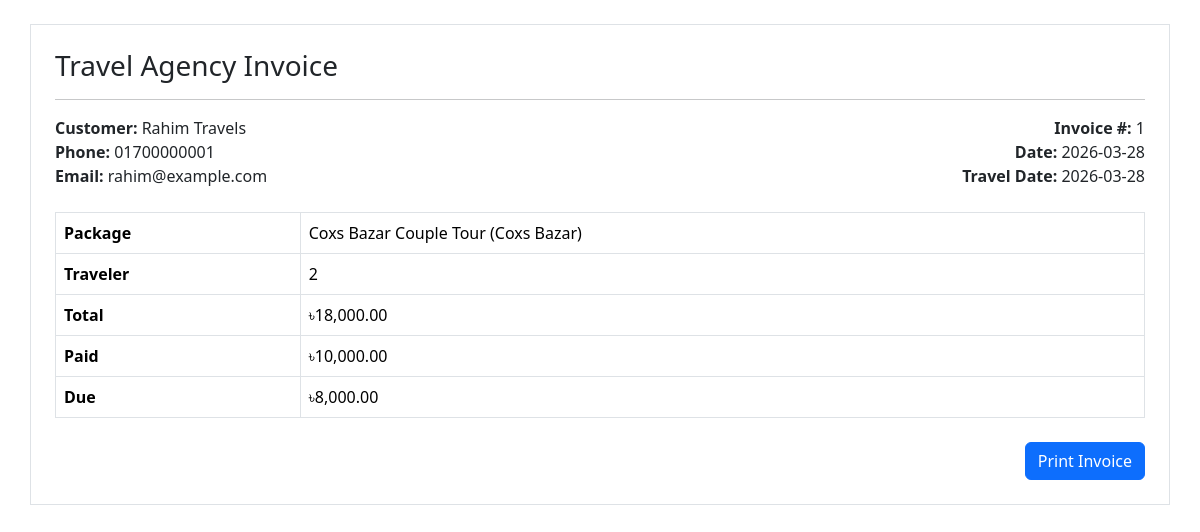
The page /invoice.php?id=1 (signed in) on the database its author committed.
### tables this page shows
CREATE TABLE IF NOT EXISTS bookings (
    id INT AUTO_INCREMENT PRIMARY KEY,
    customer_id INT NOT NULL,
    package_id INT NOT NULL,
    travel_date DATE NOT NULL,
    traveler_count INT NOT NULL,
    total_price DECIMAL(12,2) NOT NULL,
    paid_amount DECIMAL(12,2) NOT NULL DEFAULT 0,
    due_amount DECIMAL(12,2) NOT NULL DEFAULT 0,
    status ENUM('paid','partial') DEFAULT 'partial',
    created_at TIMESTAMP DEFAULT CURRENT_TIMESTAMP,
    CONSTRAINT fk_booking_customer FOREIGN KEY (customer_id) REFERENCES customers(id) ON DELETE CASCADE,
    CONSTRAINT fk_booking_package FOREIGN KEY (package_id) REFERENCES packages(id) ON DELETE CASCADE
);

CREATE TABLE IF NOT EXISTS customers (
    id INT AUTO_INCREMENT PRIMARY KEY,
    name VARCHAR(150) NOT NULL,
    phone VARCHAR(30) NOT NULL,
    email VARCHAR(150),
    address TEXT,
    created_at TIMESTAMP DEFAULT CURRENT_TIMESTAMP
);

CREATE TABLE IF NOT EXISTS packages (
    id INT AUTO_INCREMENT PRIMARY KEY,
    title VARCHAR(150) NOT NULL,
    destination VARCHAR(120) NOT NULL,
    days INT NOT NULL,
    base_price DECIMAL(12,2) NOT NULL,
    description TEXT,
    created_at TIMESTAMP DEFAULT CURRENT_TIMESTAMP
);

### config/helpers.php (called while the page is built, shortened)
<?php
function e(string $value): string
{
    return htmlspecialchars($value, ENT_QUOTES, 'UTF-8');
}
function money(float $value): string
{
    return number_format($value, 2);
}

### invoice.php (the view, shortened to what this page needs)
<?php
require_once __DIR__ . '/config/db.php';
require_once __DIR__ . '/config/helpers.php';
$id = (int) ($_GET['id'] ?? 0);
$row = $conn->query("SELECT b.*, c.name customer_name, c.phone, c.email, p.title package_name, p.destination FROM bookings b JOIN customers c ON c.id=b.customer_id JOIN packages p ON p.id=b.package_id WHERE b.id=$id")->fetch_assoc();
?>
<!doctype html>
<html lang="en">
<head>
    <link href="https://cdn.jsdelivr.net/npm/bootstrap@5.3.3/dist/css/bootstrap.min.css" rel="stylesheet">
</head>
<body class="p-4">
<div class="container border p-4">
    <h3>Travel Agency Invoice</h3>
    <hr>
    <div class="row">
        <div class="col-md-6">
            <strong>Customer:</strong> <?= e($row['customer_name']) ?><br>
            <strong>Phone:</strong> <?= e($row['phone']) ?><br>
            <strong>Email:</strong> <?= e($row['email']) ?><br>
        </div>
        <div class="col-md-6 text-md-end">
            <strong>Invoice #:</strong> <?= e($row['id']) ?><br>
            <strong>Date:</strong> <?= date('Y-m-d') ?><br>
            <strong>Travel Date:</strong> <?= e($row['travel_date']) ?><br>
        </div>
    </div>
    <table class="table table-bordered mt-4">
        <tr><th>Package</th><td><?= e($row['package_name']) ?> (<?= e($row['destination']) ?>)</td></tr>
        <tr><th>Traveler</th><td><?= e($row['traveler_count']) ?></td></tr>
        <tr><th>Total</th><td>৳<?= money((float) $row['total_price']) ?></td></tr>
        <tr><th>Paid</th><td>৳<?= money((float) $row['paid_amount']) ?></td></tr>
        <tr><th>Due</th><td>৳<?= money((float) $row['due_amount']) ?></td></tr>
    </table>
    <div class="text-end mt-4">
        <button onclick="window.print()" class="btn btn-primary">Print Invoice</button>
    </div>
</div>
</body>
</html>

### rows shown on the page
bookings: customer.name "Rahim Travels", customer.phone "01700000001", customer.email "rahim@example.com", id "1", travel_date "2026-03-28", package.title "Coxs Bazar Couple Tour", package.destination "Coxs Bazar", traveler_count "2", total_price "18,000.00", paid_amount "10,000.00", due_amount "8,000.00"
